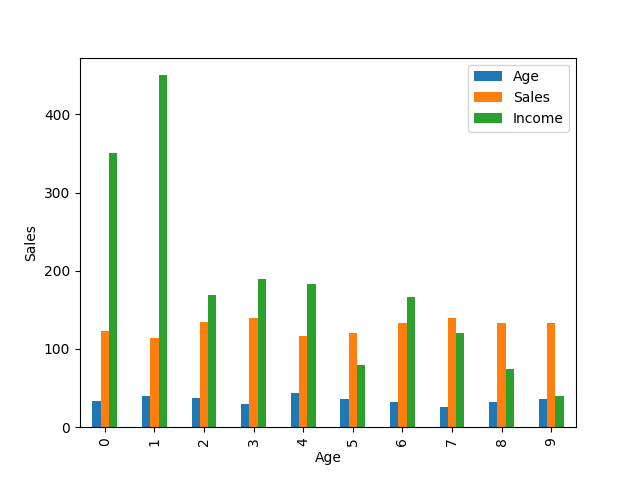

Source code (Python):
# import pandas and matplotlib
import pandas as pd
import matplotlib.pyplot as plt
  
# create 2D array of table given above
data = [['E001', 'M', 34, 123, 'Normal', 350],
        ['E002', 'F', 40, 114, 'Overweight', 450],
        ['E003', 'F', 37, 135, 'Obesity', 169],
        ['E004', 'M', 30, 139, 'Underweight', 189],
        ['E005', 'F', 44, 117, 'Underweight', 183],
        ['E006', 'M', 36, 121, 'Normal', 80],
        ['E007', 'M', 32, 133, 'Obesity', 166],
        ['E008', 'F', 26, 140, 'Normal', 120],
        ['E009', 'M', 32, 133, 'Normal', 75],
        ['E010', 'M', 36, 133, 'Underweight', 40] ]
  
# dataframe created with
# the above data array
df = pd.DataFrame(data, columns = ['EMPID', 'Gender', 
                                    'Age', 'Sales',
                                    'BMI', 'Income'] )

# Dataframe of previous code is used here
  
# Plot the bar chart for numeric values
# a comparison will be shown between
# all 3 age, income, sales
df.plot.bar()
  
# plot between 2 attributes
plt.bar(df['Age'], df['Sales'])
plt.xlabel("Age")
plt.ylabel("Sales")
plt.show()
